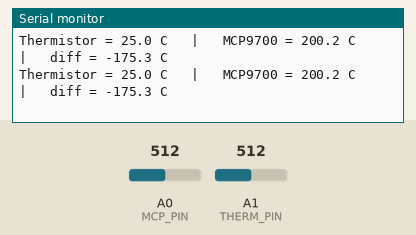
Simulated run of this sketch. Board: Arduino Uno, built with avr-gcc and run on an emulated ATmega328P. Parts: the last lines printed to the serial monitor. Inputs (shaded band) come from the test bench; at power-on: A1 (THERM_PIN) = 512, A0 (MCP_PIN) = 512.

Above: at 1.8 s.
1.9 s: A1 (THERM_PIN) set to 0
At 2.8 s:
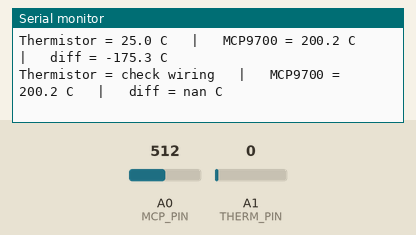
4.5 s: A0 (MCP_PIN) set to 716
At 5.8 s:
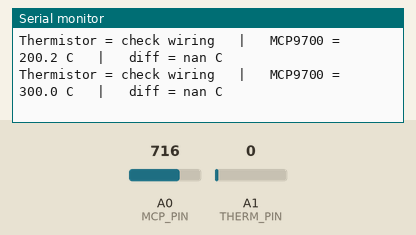
6.0 s: A1 (THERM_PIN) set to 122
At 6.8 s:
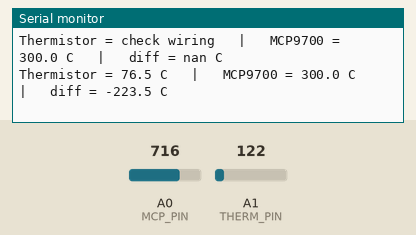
10.1 s: A0 (MCP_PIN) set to 900
At 10.1 s:
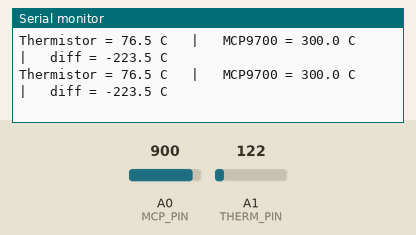
Timing chart, 0 to 12.6 s (numbered marks = the images above; inputs shaded):
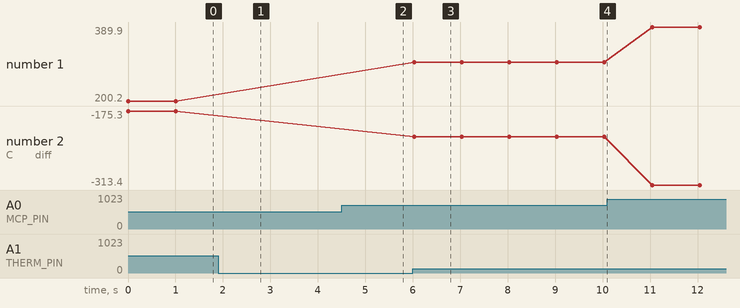

The sketch:

W14_3_Thermistor.ino
```cpp
// งาน 14.3 : Thermistor วัดอุณหภูมิ แสดงผลเทียบกับ MCP9700 ทาง Serial Monitor
// บอร์ด Arduino UNO R4 WiFi
// วงจร Thermistor (ตามสไลด์): 5V -> R 10kΩ -> จุดกลาง (A1) -> Thermistor -> GND
//   Vout = 5V × Rth / (10k + Rth)
// วงจร MCP9700: VDD -> 5V, Vout -> A0, GND -> GND

#include <math.h>

const int   THERM_PIN = A1;
const int   MCP_PIN   = A0;

const float R_FIXED = 10000.0;   // ตัวต้านทานคงที่ 10kΩ (R1)
const float R0      = 10000.0;   // ความต้านทาน Thermistor ที่ 25 °C (NTC 10k)
const float BETA    = 4050.0;    // ค่า B ของ Thermistor (TTC05103 = 4050)
const float T0      = 298.15;    // 25 °C ในหน่วยเคลวิน

float readThermistorC() {
  int raw = analogRead(THERM_PIN);
  if (raw <= 0 || raw >= 1023) return NAN;          // สายหลุด / ต่อผิด

  // จาก Vout/Vin = Rth/(R+Rth) -> Rth = R × raw / (1023 − raw)
  float rTh = R_FIXED * raw / (1023.0 - raw);

  // สมการ Beta: 1/T = 1/T0 + ln(Rth/R0) / B   (T เป็นเคลวิน)
  float tempK = 1.0 / (1.0 / T0 + log(rTh / R0) / BETA);
  return tempK - 273.15;
}

float readMcp9700C() {
  float v = analogRead(MCP_PIN) * 5.0 / 1023.0;
  return (v - 0.5) / 0.01;
}

void setup() {
  Serial.begin(9600);
}

void loop() {
  float tTherm = readThermistorC();
  float tMcp   = readMcp9700C();

  Serial.print("Thermistor = ");
  if (isnan(tTherm)) Serial.print("check wiring");
  else { Serial.print(tTherm, 1); Serial.print(" C"); }

  Serial.print("   |   MCP9700 = ");
  Serial.print(tMcp, 1);
  Serial.print(" C   |   diff = ");
  Serial.print(tTherm - tMcp, 1);
  Serial.println(" C");
  delay(1000);
}
```

Measured:
- after the input at 1.9 s, the serial monitor: prints a new line after 0.11 s (image 1)
- after the input at 4.5 s, the serial monitor: prints a new line after 0.52 s (image 2)
- after the input at 6.0 s, the serial monitor: prints a new line at once (image 3)
- plotted number 1: 300 → 389.9 after the input at 10.1 s
- plotted number 2: -175.3 → -223.5 after the input at 6.0 s, -223.5 → -313.4 after the input at 10.1 s
